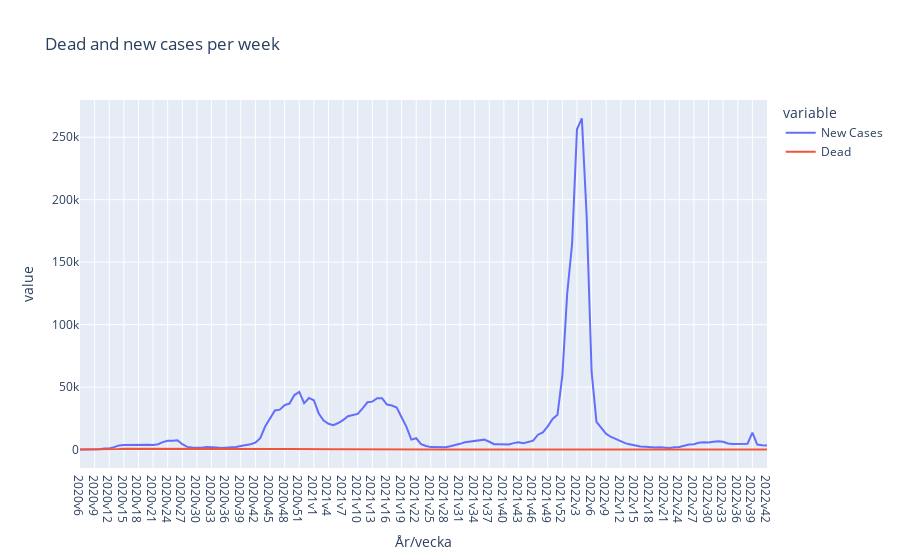

The code cell stored with this chart in its notebook:
### Markdown cell above
____________

### Code cell
import plotly.express as px


fig = px.line( x=weeks,
               y=[weekly_cases, dead_per_week], 
               title="Dead and new cases per week",
               labels={'x': 'År/vecka'},

)
was = {
"wide_variable_0": "New Cases",
"wide_variable_1": "Dead",     
}
            
fig.for_each_trace(lambda t: t.update(name=was[t.name]))       
fig.write_html("Visualiseringar/dead_and_new_cases_per_week.html")     
fig.show()

### Figure 1 — Plotly figure (JSON) as saved in the notebook; plotly's stock layout.template omitted (floating-point values rounded to 4 significant figures; data arrays with more than 128 entries replaced by an {"elided": "..."} marker saying what was removed)
{"data": [{"hovertemplate": "variable=wide_variable_0<br>År/vecka=%{x}<br>value=%{y}<extra></extra>", "legendgroup": "wide_variable_0", "line": {"color": "#636efa", "dash": "solid"}, "marker": {"symbol": "circle"}, "mode": "lines", "name": "New Cases", "orientation": "v", "showlegend": true, "type": "scatter", "x": {"elided": "142 str values"}, "xaxis": "x", "y": {"elided": "142 int values"}, "yaxis": "y"}, {"hovertemplate": "variable=wide_variable_1<br>År/vecka=%{x}<br>value=%{y}<extra></extra>", "legendgroup": "wide_variable_1", "line": {"color": "#EF553B", "dash": "solid"}, "marker": {"symbol": "circle"}, "mode": "lines", "name": "Dead", "orientation": "v", "showlegend": true, "type": "scatter", "x": {"elided": "142 str values"}, "xaxis": "x", "y": {"elided": "142 int values"}, "yaxis": "y"}], "layout": {"legend": {"title": {"text": "variable"}, "tracegroupgap": 0}, "title": {"text": "Dead and new cases per week"}, "xaxis": {"anchor": "y", "domain": [0, 1], "title": {"text": "År/vecka"}}, "yaxis": {"anchor": "x", "domain": [0, 1], "title": {"text": "value"}}}}
